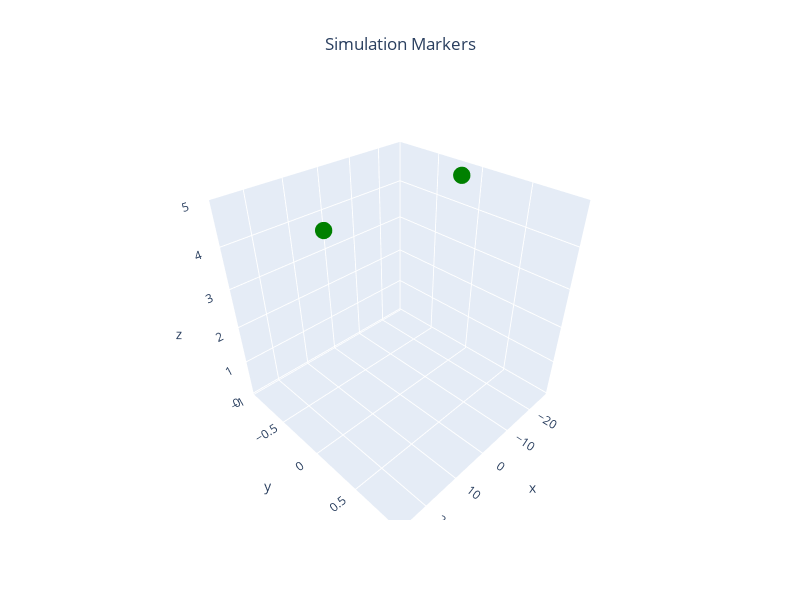

Notebook source saved alongside this figure:
### Markdown cell above
## Create Plans

### Code cell
offsets = [(-20, 0, 0, 0),(20, 0, 0, 0)]#
n_uavs = len(offsets)


homes=np.array([offset[:3] for offset in offsets])
gcs=GCS(positions=homes.copy())
global_paths=[np.array([[-20, 0, 5],[20, 0, 5]]),
              np.array([[20, 0, 5],[-20, 0, 5]])]
local_paths=[global2local(path, home,pairwise=True) for path,home in zip(global_paths,homes)]
plans=[Plan.basic(wps=path,alt=5,wp_margin=0.5,navegation_speed=10) for path in local_paths]
markers = {f'waypoints': {'pos':global_paths[0],'color':'Green'}}


plot_3d_interactive(markers,title='Simulation Markers',expand=[0.2,0.2,0.6],ground=-0.05)



if simulator == 'QGroundControl':
    home_position=(-35.3633245,149.1652241,0,0)
    spawns=find_spawns(home_position, offsets)

### Figure 1 — Plotly figure (JSON) as saved in the notebook; plotly's stock layout.template omitted (floating-point values rounded to 4 significant figures)
{"data": [{"marker": {"color": "Green", "size": 6}, "mode": "markers", "name": "waypoints", "type": "scatter3d", "x": [-20, 20], "y": [0, 0], "z": [5, 5]}], "layout": {"height": 600, "scene": {"xaxis": {"range": [-28, 28], "title": {"text": "x"}}, "yaxis": {"range": [0, 0], "title": {"text": "y"}}, "zaxis": {"range": [-0.05, 5], "title": {"text": "z"}}}, "title": {"text": "Simulation Markers", "x": 0.5, "xanchor": "center"}, "width": 800}}
